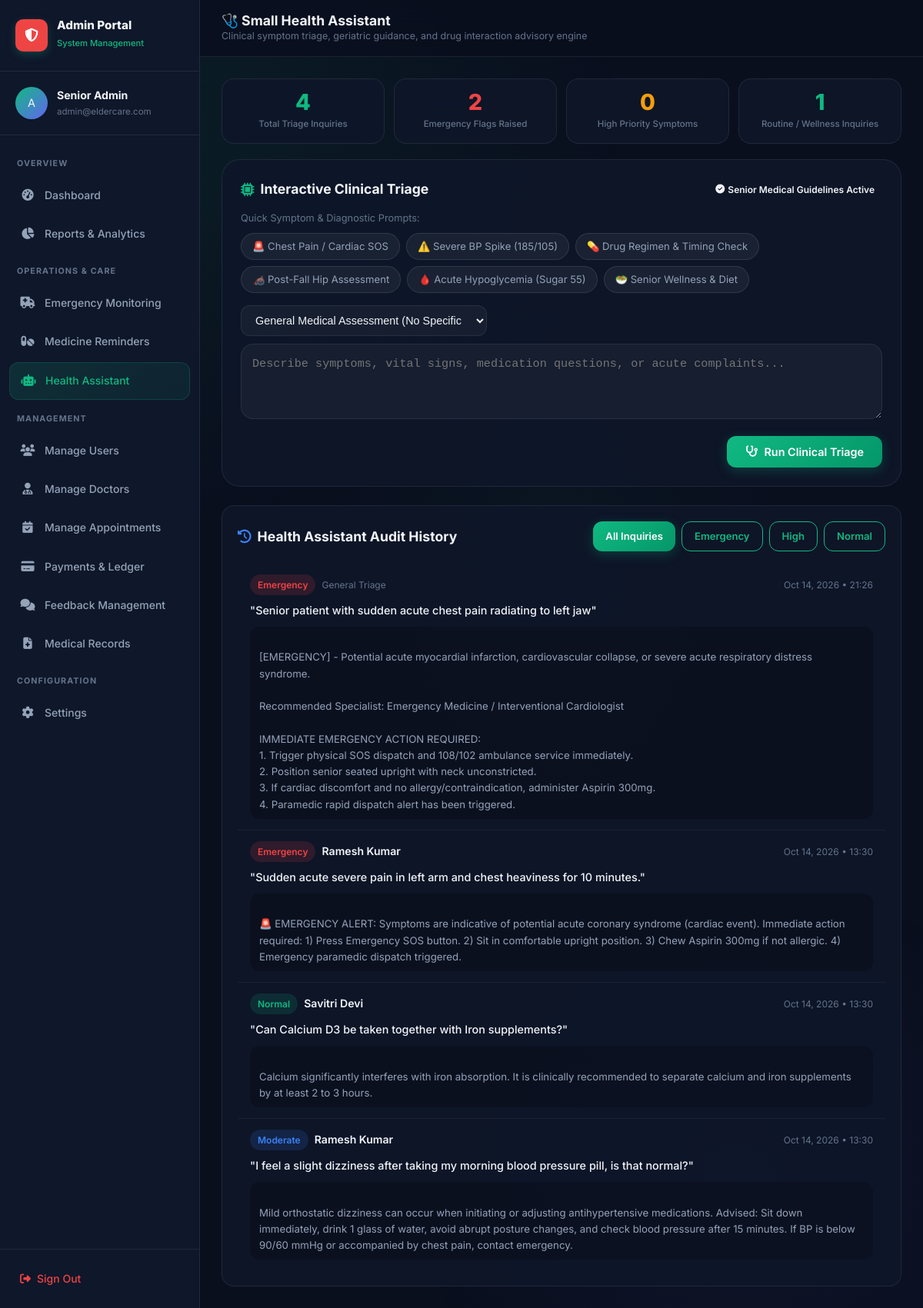
Screenshot of /admin-portal/health-assistant/ (signed in) with the database file from the repository.
### users/models.py (models this page shows, shortened)
class HealthAssistantLog(models.Model):
    user = models.ForeignKey(User, on_delete=models.SET_NULL, null=True, blank=True, related_name='health_queries')
    query = models.TextField()
    response = models.TextField()
    urgency_level = models.CharField(max_length=30, default='Normal')
    recommended_specialist = models.CharField(max_length=100, blank=True)
    created_at = models.DateTimeField(auto_now_add=True)
    class Meta:
        ordering = ['-created_at']

### users/views.py (the view)
    @login_required
    def wrapper(request, *args, **kwargs):
        if not (request.user.is_staff or request.user.is_superuser):
            messages.error(request, "Administrator privileges required.")
            return redirect('login_redirect')
        return view_func(request, *args, **kwargs)

### users/templates/user/admin-health-assistant.html (shortened to what this page needs)
<!DOCTYPE html>
<html lang="en">
<head>
  <link rel="stylesheet" href="/static/css/main.css" />
  <link rel="stylesheet" href="/static/css/dashboard.css" />
  <link rel="stylesheet" href="/static/css/modules.css" />
  <link rel="stylesheet" href="https://cdnjs.cloudflare.com/ajax/libs/font-awesome/6.5.1/css/all.min.css" />
</head>
<body>
  <div class="bg-gradient-mesh"></div>
  <div class="app-layout">
    <aside class="sidebar" id="sidebar">
      <div class="sidebar-header">
        <div class="sidebar-brand">
          <div class="sidebar-logo" style="background:var(--danger); color:white;"><i class="fas fa-shield-halved"></i></div>
          <div class="sidebar-brand-text"><h3>Admin Portal</h3><span>System Management</span></div>
        </div>
      </div>
      <div class="sidebar-user">
        <div class="avatar" id="sidebar_avatar" style="width:42px;height:42px;font-size:0.9rem;">A</div>
        <div class="sidebar-user-info">
          <div class="user-name" id="sidebar_user_name">{{ request.user.get_full_name|default:request.user.username }}</div>
          <div class="user-email" id="sidebar_user_email">{{ request.user.email|default:"admin@eldercare.com" }}</div>
        </div>
      </div>
      <nav class="sidebar-nav">
        <span class="nav-section-label">Overview</span>
        <a href="{% url 'admin_dashboard' %}" class="nav-link"><span class="nav-icon"><i class="fas fa-gauge-high"></i></span>Dashboard</a>
        <a href="{% url 'admin_reports' %}" class="nav-link"><span class="nav-icon"><i class="fas fa-chart-pie"></i></span>Reports & Analytics</a>
        <span class="nav-section-label">Operations & Care</span>
        <a href="{% url 'admin_emergency' %}" class="nav-link"><span class="nav-icon"><i class="fas fa-truck-medical"></i></span>Emergency Monitoring</a>
        <a href="{% url 'admin_medicine_reminders' %}" class="nav-link"><span class="nav-icon"><i class="fas fa-pills"></i></span>Medicine Reminders</a>
        <a href="{% url 'admin_health_assistant' %}" class="nav-link active"><span class="nav-icon"><i class="fas fa-robot"></i></span>Health Assistant</a>
        <span class="nav-section-label">Management</span>
        <a href="{% url 'admin_users' %}" class="nav-link"><span class="nav-icon"><i class="fas fa-users"></i></span>Manage Users</a>
        <a href="{% url 'admin_doctors' %}" class="nav-link"><span class="nav-icon"><i class="fas fa-user-doctor"></i></span>Manage Doctors</a>
        <a href="{% url 'admin_appointments' %}" class="nav-link"><span class="nav-icon"><i class="fas fa-calendar-check"></i></span>Manage Appointments</a>
        <a href="{% url 'admin_payments' %}" class="nav-link"><span class="nav-icon"><i class="fas fa-credit-card"></i></span>Payments & Ledger</a>
        <a href="{% url 'admin_feedback' %}" class="nav-link"><span class="nav-icon"><i class="fas fa-comments"></i></span>Feedback Management</a>
        <a href="{% url 'admin_records' %}" class="nav-link"><span class="nav-icon"><i class="fas fa-file-medical"></i></span>Medical Records</a>
        <span class="nav-section-label">Configuration</span>
        <a href="{% url 'admin_settings' %}" class="nav-link"><span class="nav-icon"><i class="fas fa-gear"></i></span>Settings</a>
      </nav>
      <div class="sidebar-footer">
        <a href="{% url 'logout' %}" class="sidebar-logout" style="text-decoration:none; display:flex; align-items:center; gap:8px;"><span class="nav-icon"><i class="fas fa-right-from-bracket"></i></span>Sign Out</a>
      </div>
    </aside>
    <main class="main-content">
      <header class="topbar">
        <div class="topbar-left">
          <div class="topbar-title">
            <h2>🩺 Small Health Assistant</h2>
            <p>Clinical symptom triage, geriatric guidance, and drug interaction advisory engine</p>
          </div>
        </div>
      </header>
      <div class="page-content">
        <div class="module-stats">
          <div class="module-stat">
            <div class="ms-value" style="color:var(--primary)">{{ total_queries }}</div>
            <div class="ms-label">Total Triage Inquiries</div>
          </div>
          <div class="module-stat">
            <div class="ms-value" style="color:var(--danger)">{{ emergency_queries }}</div>
            <div class="ms-label">Emergency Flags Raised</div>
          </div>
          <div class="module-stat">
            <div class="ms-value" style="color:var(--warning)">{{ high_queries }}</div>
            <div class="ms-label">High Priority Symptoms</div>
          </div>
          <div class="module-stat">
            <div class="ms-value" style="color:var(--success)">{{ normal_queries }}</div>
            <div class="ms-label">Routine / Wellness Inquiries</div>
          </div>
        </div>
        <div class="assistant-box">
          <div style="display:flex; justify-content:space-between; align-items:center; margin-bottom:14px; flex-wrap:wrap; gap:8px;">
            <div style="font-weight:700; font-size:1.1rem; display:flex; align-items:center; gap:8px;">
              <i class="fas fa-microchip" style="color:var(--primary)"></i> Interactive Clinical Triage
            </div>
            <span class="badge badge-primary text-xs"><i class="fas fa-circle-check"></i> Senior Medical Guidelines Active</span>
          </div>
          <div style="margin-bottom:16px;">
            <div style="font-size:0.8rem; color:var(--text-muted); margin-bottom:8px;">Quick Symptom & Diagnostic Prompts:</div>
            <div style="display:flex; gap:8px; flex-wrap:wrap;">
              <span class="quick-chip" onclick="setQuery('Senior patient has acute crushing chest pain, radiating to left arm and cold sweats for 10 minutes')">
                🚨 Chest Pain / Cardiac SOS
              </span>
              <span class="quick-chip" onclick="setQuery('BP measured 185/105 mmHg with severe throbbing headache and blurred vision')">
                ⚠️ Severe BP Spike (185/105)
              </span>
              <span class="quick-chip" onclick="setQuery('Can patient take Metformin 500mg together with Amlodipine 5mg and Calcium supplements?')">
                💊 Drug Regimen & Timing Check
              </span>
              <span class="quick-chip" onclick="setQuery('Patient had a minor slip in bathroom, feels mild pain in right hip with no visible swelling')">
                🦽 Post-Fall Hip Assessment
              </span>
              <span class="quick-chip" onclick="setQuery('Senior patient feels sudden shaky tremors, dizziness, and blood sugar reads 55 mg/dL')">
                🩸 Acute Hypoglycemia (Sugar 55)
              </span>
              <span class="quick-chip" onclick="setQuery('Recommended daily fluid and diet guidelines for an 72-year-old with mild hypertension')">
                🥗 Senior Wellness & Diet
              </span>
            </div>
          </div>
          <form method="POST" action="{% url 'admin_health_assistant' %}">
            <div style="margin-bottom:14px;">
              <select name="patient_id" class="form-control" style="background:var(--bg-glass); border:1px solid var(--bg-glass-border); color:var(--text-primary); padding:10px 14px; border-radius:var(--radius-md); font-size:0.9rem; width:100%; max-width:320px; margin-bottom:10px;">
                <option value="">General Medical Assessment (No Specific Patient)</option>
              </select>
              <textarea name="query" id="queryInput" required rows="3" placeholder="Describe symptoms, vital signs, medication questions, or acute complaints..." class="form-control" style="width:100%; background:var(--bg-glass); border:1px solid var(--bg-glass-border); color:var(--text-primary); padding:14px; border-radius:var(--radius-lg); font-size:0.95rem; line-height:1.5;">{{ query_text }}</textarea>
            </div>
            <div style="display:flex; justify-content:flex-end; gap:10px;">
              <button type="submit" class="btn btn-primary" style="display:flex; align-items:center; gap:8px;">
                <i class="fas fa-stethoscope"></i> Run Clinical Triage
              </button>
            </div>
          </form>
        </div>
        <div style="background:var(--bg-card); border:1px solid var(--bg-glass-border); border-radius:var(--radius-lg); padding:20px;">
          <div style="display:flex; justify-content:space-between; align-items:center; margin-bottom:16px; flex-wrap:wrap; gap:10px;">
            <h3 style="font-size:1.1rem; display:flex; align-items:center; gap:8px;">
              <i class="fas fa-history" style="color:var(--info)"></i> Health Assistant Audit History
            </h3>
            <div style="display:flex; gap:8px;">
              <a href="?urgency=all" class="btn btn-sm {% if active_urgency_filter == 'all' %}btn-primary{% else %}btn-outline{% endif %}">All Inquiries</a>
              <a href="?urgency=Emergency" class="btn btn-sm {% if active_urgency_filter == 'Emergency' %}btn-danger{% else %}btn-outline{% endif %}">Emergency</a>
              <a href="?urgency=High Priority" class="btn btn-sm {% if active_urgency_filter == 'High Priority' %}btn-warning{% else %}btn-outline{% endif %}">High</a>
              <a href="?urgency=Normal" class="btn btn-sm {% if active_urgency_filter == 'Normal' %}btn-success{% else %}btn-outline{% endif %}">Normal</a>
            </div>
          </div>
          {% if recent_logs %}
            <div>
              {% for log in recent_logs %}
                <div class="log-item">
                  <div style="display:flex; justify-content:space-between; align-items:center; flex-wrap:wrap; gap:8px;">
                    <div style="display:flex; align-items:center; gap:8px;">
                      <span class="badge {% if 'Emergency' in log.urgency_level %}badge-danger{% elif 'High' in log.urgency_level %}badge-warning{% elif 'Moderate' in log.urgency_level %}badge-info{% else %}badge-success{% endif %} text-xs">
                        {{ log.urgency_level }}
                      </span>
                      {% if log.user %}
                        <span style="font-weight:600; font-size:0.88rem;">{{ log.user.get_full_name|default:log.user.username }}</span>
                      {% else %}
                        <span class="text-muted text-xs">General Triage</span>
                      {% endif %}
                    </div>
                    <div style="font-size:0.75rem; color:var(--text-muted);">
                      {{ log.created_at|date:"M d, Y • H:i" }}
                    </div>
                  </div>
                  <div style="font-size:0.9rem; color:var(--text-primary); margin-top:2px; font-weight:500;">
                    "{{ log.query }}"
                  </div>
                  <div style="font-size:0.83rem; color:var(--text-secondary); background:rgba(0,0,0,0.2); padding:8px 12px; border-radius:var(--radius-md); white-space:pre-line; margin-top:4px;">
                    {{ log.response }}
                  </div>
                </div>
              {% endfor %}
            </div>
          {% else %}
            <div style="text-align:center; padding:32px; color:var(--text-muted);">
              No past health assistant queries found matching filter.
            </div>
          {% endif %}
        </div>
      </div>
    </main>
  </div>
</body>
</html>

### rows the page displays
HealthAssistantLog: urgency_level "Emergency", shows "General Triage", created_at "Oct 14, 2026 • 21:26", query "Senior patient with sudden acute chest pain radiating to left jaw", response "[EMERGENCY] - Potential acute myocardial infarction, cardiovascular collapse, or severe acute respiratory distress syndrome. Recommended Specialist: Emergency Medicine / Interventional Cardiologist IMMEDIATE EMERGENCY ACTION REQUIRED: 1. Trigger physical SOS dispatch and 108/102 ambulance service immediately. 2. Position senior seated upright with neck unconstricted. 3. If cardiac discomfort and no allergy/contraindication, administer Aspirin 300mg. 4. Paramedic rapid dispatch alert has been triggered."
HealthAssistantLog: urgency_level "Emergency", user.get_full_name "Ramesh Kumar", created_at "Oct 14, 2026 • 13:30", query "Sudden acute severe pain in left arm and chest heaviness for 10 minutes.", response "🚨 EMERGENCY ALERT: Symptoms are indicative of potential acute coronary syndrome (cardiac event). Immediate action required: 1) Press Emergency SOS button. 2) Sit in comfortable upright position. 3) Chew Aspirin 300mg if not allergic. 4) Emergency paramedic dispatch triggered."
HealthAssistantLog: urgency_level "Normal", user.get_full_name "Savitri Devi", created_at "Oct 14, 2026 • 13:30", query "Can Calcium D3 be taken together with Iron supplements?", response "Calcium significantly interferes with iron absorption. It is clinically recommended to separate calcium and iron supplements by at least 2 to 3 hours."
HealthAssistantLog: urgency_level "Moderate", user.get_full_name "Ramesh Kumar", created_at "Oct 14, 2026 • 13:30", query "I feel a slight dizziness after taking my morning blood pressure pill, is that normal?", response "Mild orthostatic dizziness can occur when initiating or adjusting antihypertensive medications. Advised: Sit down immediately, drink 1 glass of water, avoid abrupt posture changes, and check blood pressure after 15 minutes. If BP is below 90/60 mmHg or accompanied by chest pain, contact emergency."

### other values shown
{{ request.user.get_full_name|default:request.user.username }} "Senior Admin"
{{ request.user.email|default:"admin@eldercare.com" }} "admin@eldercare.com"
{{ total_queries }} "4"
{{ emergency_queries }} "2"
{{ high_queries }} "0"
{{ normal_queries }} "1"
